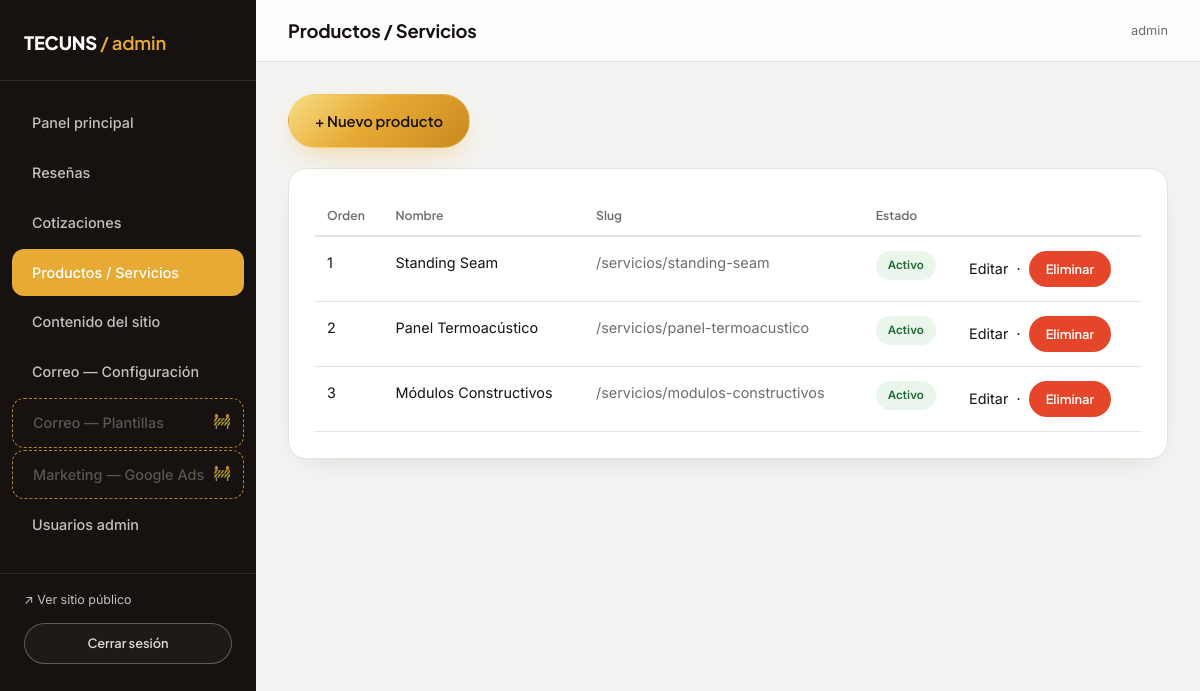
The app's page /admin/servicios (signed in), older data.
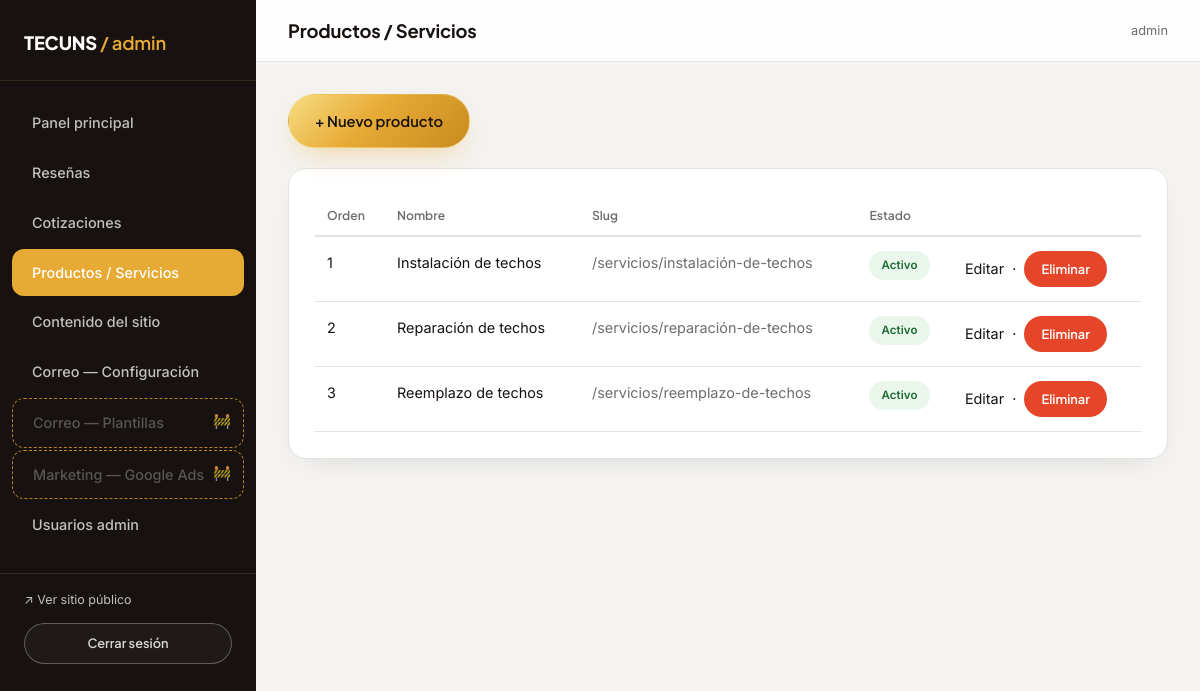
The same page, newer data.
### models.py (models this page shows, shortened)
class Admin(UserMixin, db.Model):
    __tablename__ = "admins"
    id = db.Column(db.Integer, primary_key=True)
    username = db.Column(db.String(80), unique=True, nullable=False)
    password_hash = db.Column(db.String(255), nullable=False)
    is_superadmin = db.Column(db.Boolean, default=False)
    created_at = db.Column(db.DateTime, default=datetime.utcnow)

class Service(db.Model):
    __tablename__ = "services"
    id = db.Column(db.Integer, primary_key=True)
    slug = db.Column(db.String(120), unique=True, nullable=False)
    name = db.Column(db.String(150), nullable=False)
    short_description = db.Column(db.String(400))
    description = db.Column(db.Text)
    image_path = db.Column(db.String(300))
    order = db.Column(db.Integer, default=0)
    active = db.Column(db.Boolean, default=True)

### admin_routes.py (the view)
@admin_bp.route("/servicios")
@login_required
def servicios():
    services = Service.query.order_by(Service.order).all()
    return render_template("admin/servicios.html", services=services)

### translations.py (called while the page is built)
def set_language():
    lang = request.cookies.get("lang")
    if lang not in SUPPORTED:
        lang = detect_lang()
    g.lang = lang

def detect_lang():
    accept = request.headers.get("Accept-Language", "")
    primary = accept.split(",")[0].strip().lower()
    code = primary.split(";")[0].split("-")[0].strip()
    return EN if code == EN else DEFAULT

### templates/admin/servicios.html (shortened to what this page needs)
{% extends "admin/base_admin.html" %}
{% block page_title %}Productos / Servicios{% endblock %}
{% block admin_content %}
<a href="{{ url_for('admin.nuevo_servicio') }}" class="btn btn-rust" style="margin-bottom:20px;">+ Nuevo producto</a>
<div class="card-panel">
  {% if services %}
  <table class="admin-table">
    <thead><tr><th>Orden</th><th>Nombre</th><th>Slug</th><th>Estado</th><th></th></tr></thead>
    <tbody>
      {% for s in services %}
      <tr>
        <td>{{ s.order }}</td>
        <td>{{ s.name }}</td>
        <td class="text-steel">/servicios/{{ s.slug }}</td>
        <td>{% if s.active %}<span class="badge badge-cotizado">Activo</span>{% else %}<span class="badge badge-rechazado">Oculto</span>{% endif %}</td>
        <td>
          <a href="{{ url_for('admin.editar_servicio', service_id=s.id) }}" class="link">Editar</a>
          &nbsp;·&nbsp;
          <form class="inline-form" method="POST" action="{{ url_for('admin.eliminar_servicio', service_id=s.id) }}" onsubmit="return confirm('¿Eliminar este producto?');">
            <button type="submit" class="btn btn-danger btn-sm">Eliminar</button>
          </form>
        </td>
      </tr>
      {% endfor %}
    </tbody>
  </table>
  {% else %}
    <p class="text-steel mb-0">Aún no hay productos registrados.</p>
  {% endif %}
</div>
{% endblock %}

### templates/admin/base_admin.html (shortened to what this page needs)
<!doctype html>
<html lang="es">
<head>
  <link rel="stylesheet" href="{{ url_for('static', filename='css/style.css') }}">
  <link rel="stylesheet" href="{{ url_for('static', filename='css/admin.css') }}">
</head>
<body class="admin-body">
  <div class="admin-shell">
    <aside class="admin-sidebar">
      <div class="admin-brand">TECUNS <span>/ admin</span></div>
      <nav class="admin-nav">
        <a href="{{ url_for('admin.dashboard') }}" class="{{ 'active' if request.endpoint == 'admin.dashboard' }}">Panel principal</a>
        <a href="{{ url_for('admin.resenas') }}" class="{{ 'active' if request.endpoint and request.endpoint.startswith('admin.') and 'resena' in request.endpoint }}">Reseñas</a>
        <a href="{{ url_for('admin.cotizaciones') }}" class="{{ 'active' if request.endpoint and 'cotizacion' in request.endpoint }}">Cotizaciones</a>
        <a href="{{ url_for('admin.servicios') }}" class="{{ 'active' if request.endpoint and 'servicio' in request.endpoint }}">Productos / Servicios</a>
        <a href="{{ url_for('admin.contenido') }}" class="{{ 'active' if request.endpoint and 'contenido' in request.endpoint }}">Contenido del sitio</a>
        <a href="{{ url_for('admin.config_correo') }}" class="{{ 'active' if request.endpoint == 'admin.config_correo' }}">Correo — Configuración</a>
        <a href="{{ url_for('admin.plantillas') }}" class="under-construction" data-section="plantillas">Correo — Plantillas</a>
        <a href="{{ url_for('admin.config_marketing') }}" class="under-construction" data-section="marketing">Marketing — Google Ads</a>
        {% if current_user.is_superadmin %}
        <a href="{{ url_for('admin.usuarios') }}" class="{{ 'active' if request.endpoint and 'usuario' in request.endpoint }}">Usuarios admin</a>
        {% endif %}
      </nav>
      <div class="admin-nav-foot">
        <a href="{{ url_for('public.index') }}" target="_blank" style="color:var(--silver); font-family:var(--font-mono); font-size:.78rem; display:block; margin-bottom:12px;">↗ Ver sitio público</a>
        <a href="{{ url_for('admin.logout') }}" class="btn btn-outline btn-sm btn-block">Cerrar sesión</a>
      </div>
    </aside>
    <div class="admin-main">
      <div class="admin-topbar">
        <h1>{% block page_title %}Panel principal{% endblock %}</h1>
        <span class="text-steel" style="font-family:var(--font-mono); font-size:.8rem;">{{ current_user.username }}</span>
      </div>
      <div class="admin-content">
        {% block admin_content %}{% endblock %}
      </div>
    </div>
  </div>
</body>
</html>

### static/css/admin.css (style rules this page uses)
.admin-body { background:var(--offwhite); min-height:100vh; }
.admin-shell { display:flex; min-height:100vh; }
.admin-sidebar { width:256px; flex-shrink:0; background:var(--charcoal); color:var(--silver); padding:28px 0; position:sticky; top:0; height:100vh; overflow-y:auto; }
.admin-brand { font-family:var(--font-display); font-weight:800; color:var(--white); font-size:1.15rem; padding:0 24px 22px; border-bottom:1px solid var(--line); margin-bottom:18px; letter-spacing:-0.01em; }
.admin-brand span { color:var(--rust); font-weight:600; }
.admin-nav a { display:flex; align-items:center; gap:10px; padding:12px 20px; margin:2px 12px; border-radius:var(--radius-sm); font-family:var(--font-body); font-weight:500; font-size:.9rem; letter-spacing:0; text-transform:none; color:var(--silver); }
.admin-nav a.active { background:var(--rust); color:var(--white); }
.admin-nav-foot { margin-top:24px; padding:16px 24px 0; border-top:1px solid var(--line); }
.admin-main { flex:1; min-width:0; }
.admin-topbar { background:rgba(255,255,255,0.9); backdrop-filter:blur(10px); border-bottom:1px solid var(--line-dark); padding:20px 32px; display:flex; justify-content:space-between; align-items:center; position:sticky; top:0; z-index:10; }
.admin-topbar h1 { font-size:1.15rem; margin:0; text-transform:none; }
.admin-content { padding:32px; }
.card-panel { background:var(--white); border:1px solid var(--line-dark); border-radius:var(--radius); padding:26px; margin-bottom:24px; box-shadow:var(--shadow-soft); }
table.admin-table { width:100%; border-collapse:collapse; font-size:.9rem; }
table.admin-table th { text-align:left; font-family:var(--font-display); font-weight:600; font-size:.76rem; text-transform:none; letter-spacing:0; color:var(--steel); border-bottom:2px solid var(--line-dark); padding:10px 12px; }
table.admin-table td { padding:14px 12px; border-bottom:1px solid var(--line-dark); vertical-align:top; }
.btn-sm { padding:9px 16px; font-size:.8rem; }
.btn-danger { background:#E5462A; color:var(--white); }
.inline-form { display:inline; }
.admin-nav a.under-construction { position:relative; color:var(--steel); background:transparent; border:1px dashed var(--rust); opacity:.75; cursor:not-allowed; }
.admin-nav a.under-construction::after { content:"🚧"; position:absolute; top:10px; right:12px; font-size:.9rem; pointer-events:none; }

Row changes from the older to the newer data that the page shows:
removed Service: order "1", name "Standing Seam", slug "standing-seam", active "Activo"
removed Service: order "3", name "Módulos Constructivos", slug "modulos-constructivos", active "Activo"
added Service: order "1", name "Instalación de techos", slug "instalación-de-techos", active "Activo"
changed Service: name "Panel Termoacústico" → "Reparación de techos"; slug "panel-termoacustico" → "reparación-de-techos"
added Service: order "3", name "Reemplazo de techos", slug "reemplazo-de-techos", active "Activo"
